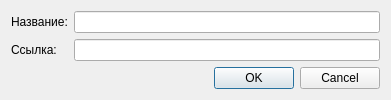
<?xml version="1.0" encoding="UTF-8"?>
<ui version="4.0">
 <class>AddFeedDialog</class>
 <widget class="QDialog" name="AddFeedDialog">
  <property name="geometry">
   <rect>
    <x>0</x>
    <y>0</y>
    <width>391</width>
    <height>98</height>
   </rect>
  </property>
  <property name="windowTitle">
   <string>Добавить RSS источник</string>
  </property>
  <layout class="QGridLayout" name="gridLayout_2">
   <item row="0" column="0">
    <layout class="QGridLayout" name="gridLayout">
     <item row="0" column="0">
      <widget class="QLabel" name="label_2">
       <property name="text">
        <string>Название:</string>
       </property>
      </widget>
     </item>
     <item row="0" column="1">
      <widget class="QLineEdit" name="nameLineEdit"/>
     </item>
     <item row="1" column="0">
      <widget class="QLabel" name="label">
       <property name="text">
        <string>Ссылка:</string>
       </property>
      </widget>
     </item>
     <item row="1" column="1">
      <widget class="QLineEdit" name="linkLineEdit"/>
     </item>
    </layout>
   </item>
   <item row="1" column="0">
    <widget class="QDialogButtonBox" name="buttonBox">
     <property name="orientation">
      <enum>Qt::Horizontal</enum>
     </property>
     <property name="standardButtons">
      <set>QDialogButtonBox::Cancel|QDialogButtonBox::Ok</set>
     </property>
    </widget>
   </item>
  </layout>
 </widget>
 <resources/>
 <connections>
  <connection>
   <sender>buttonBox</sender>
   <signal>accepted()</signal>
   <receiver>AddFeedDialog</receiver>
   <slot>accept()</slot>
   <hints>
    <hint type="sourcelabel">
     <x>248</x>
     <y>254</y>
    </hint>
    <hint type="destinationlabel">
     <x>157</x>
     <y>274</y>
    </hint>
   </hints>
  </connection>
  <connection>
   <sender>buttonBox</sender>
   <signal>rejected()</signal>
   <receiver>AddFeedDialog</receiver>
   <slot>reject()</slot>
   <hints>
    <hint type="sourcelabel">
     <x>316</x>
     <y>260</y>
    </hint>
    <hint type="destinationlabel">
     <x>286</x>
     <y>274</y>
    </hint>
   </hints>
  </connection>
 </connections>
</ui>
